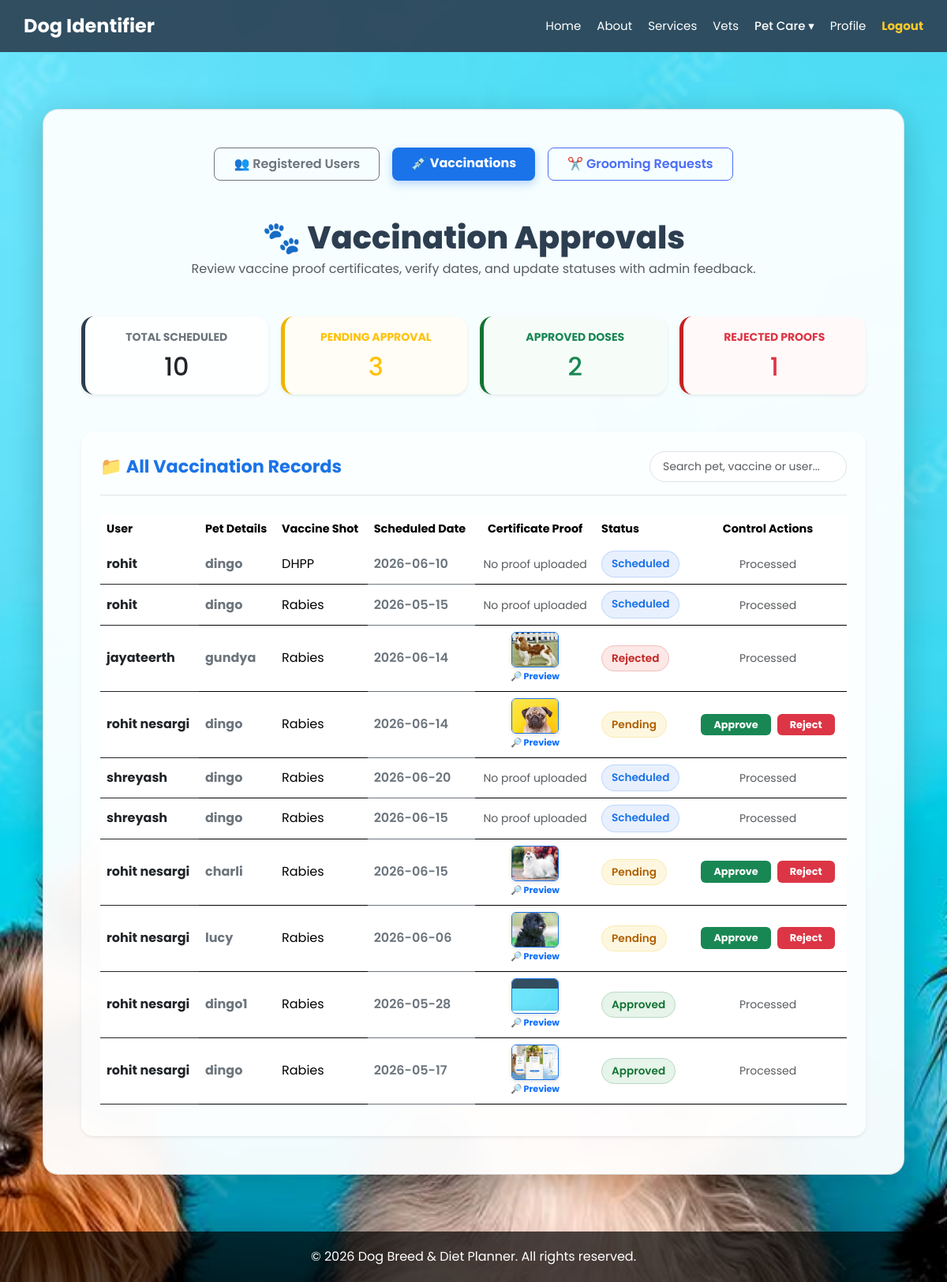
Screenshot of /admin/vaccinations (signed in) with the database file from the repository.
### tables this page shows
CREATE TABLE vaccinations (
            id INTEGER PRIMARY KEY AUTOINCREMENT,
            username TEXT NOT NULL,
            pet_name TEXT NOT NULL,
            vaccine_name TEXT NOT NULL,
            vaccination_date TEXT NOT NULL,
            status TEXT NOT NULL,
            proof_image TEXT,
            admin_remark TEXT,
            created_at TIMESTAMP DEFAULT CURRENT_TIMESTAMP
        );

### app.py (the view, shortened to what this page needs)
@app.route('/admin/vaccinations', methods=['GET', 'POST'])
def admin_vaccinations():
    if 'admin' not in session:
        return redirect(url_for('admin_login'))
    conn = get_db_connection()
    records = conn.execute('SELECT * FROM vaccinations ORDER BY created_at DESC').fetchall()
    total = len(records)
    pending = conn.execute("SELECT COUNT(*) FROM vaccinations WHERE status = 'Pending Approval'").fetchone()[0]
    approved = conn.execute("SELECT COUNT(*) FROM vaccinations WHERE status = 'Approved'").fetchone()[0]
    rejected = conn.execute("SELECT COUNT(*) FROM vaccinations WHERE status = 'Rejected'").fetchone()[0]
    conn.close()
    stats = {
        "total": total,
        "pending": pending,
        "approved": approved,
        "rejected": rejected
    }
    return render_template('admin_vaccinations.html', records=records, stats=stats)

### app.py (called while the page is built)
def get_db_connection():
    conn = sqlite3.connect(DATABASE_FILE)
    conn.row_factory = sqlite3.Row
    return conn

### templates/admin_vaccinations.html (shortened to what this page needs)
{% extends "base.html" %}
{% block content %}
<div class="container py-4">
    <div class="glass-card p-5 mx-auto w-100" style="max-width: 1150px; background: rgba(255, 255, 255, 0.95); border: 1.5px solid rgba(44, 62, 80, 0.15);">
        <div class="d-flex gap-3 justify-content-center mb-5 flex-wrap">
            <a href="{{ url_for('admin_dashboard') }}" class="btn btn-outline-secondary px-4 py-2 fw-semibold" style="border-radius: 8px;">👥 Registered Users</a>
            <a href="{{ url_for('admin_vaccinations') }}" class="btn btn-primary px-4 py-2 fw-bold" style="border-radius: 8px; background-color: #1a73e8; border: none; box-shadow: 0 4px 12px rgba(26, 115, 232, 0.3);">💉 Vaccinations</a>
            <a href="{{ url_for('admin_grooming') }}" class="btn btn-outline-primary px-4 py-2 fw-semibold" style="border-radius: 8px; border-color: #4a6cf7; color: #4a6cf7;">✂️ Grooming Requests</a>
        </div>
        <h1 class="admin-title text-center mb-1">🐾 Vaccination Approvals</h1>
        <p class="text-muted text-center mb-5">Review vaccine proof certificates, verify dates, and update statuses with admin feedback.</p>
        <div class="row g-3 mb-5">
            <div class="col-6 col-md-3">
                <div class="card stat-card shadow-sm text-center p-3" style="border-left: 5px solid #2c3e50 !important;">
                    <small class="text-secondary fw-bold">TOTAL SCHEDULED</small>
                    <h2 class="fw-extrabold text-dark mt-2 mb-0" style="font-size: 2rem;">{{ stats.total }}</h2>
                </div>
            </div>
            <div class="col-6 col-md-3">
                <div class="card stat-card shadow-sm text-center p-3" style="border-left: 5px solid #f0b400 !important; background: #fffdf5;">
                    <small class="text-warning fw-bold">PENDING APPROVAL</small>
                    <h2 class="fw-extrabold text-warning mt-2 mb-0" style="font-size: 2rem;">{{ stats.pending }}</h2>
                </div>
            </div>
            <div class="col-6 col-md-3">
                <div class="card stat-card shadow-sm text-center p-3" style="border-left: 5px solid #137333 !important; background: #f6fdf9;">
                    <small class="text-success fw-bold">APPROVED DOSES</small>
                    <h2 class="fw-extrabold text-success mt-2 mb-0" style="font-size: 2rem;">{{ stats.approved }}</h2>
                </div>
            </div>
            <div class="col-6 col-md-3">
                <div class="card stat-card shadow-sm text-center p-3" style="border-left: 5px solid #c5221f !important; background: #fffaf9;">
                    <small class="text-danger fw-bold">REJECTED PROOFS</small>
                    <h2 class="fw-extrabold text-danger mt-2 mb-0" style="font-size: 2rem;">{{ stats.rejected }}</h2>
                </div>
            </div>
        </div>
        <div class="card border-0 shadow-sm p-4" style="background: rgba(255, 255, 255, 0.7); border-radius: 15px;">
            <div class="d-flex justify-content-between align-items-center mb-4 border-bottom pb-3">
                <h3 class="fw-bold mb-0 text-primary-custom" style="font-size: 1.4rem;">📁 All Vaccination Records</h3>
                <div class="position-relative" style="max-width: 250px;">
                    <input type="text" id="adminSearch" onkeyup="filterAdminTable()" class="form-control form-control-sm py-2 px-3 shadow-none border" style="border-radius: 30px;" placeholder="Search pet, vaccine or user...">
                </div>
            </div>
            <div class="table-responsive">
                <table class="table table-hover align-middle border-0" id="adminVaccineTable">
                    <thead>
                        <tr class="text-secondary" style="font-size: 0.9rem;">
                            <th class="border-0">User</th>
                            <th class="border-0">Pet Details</th>
                            <th class="border-0">Vaccine Shot</th>
                            <th class="border-0">Scheduled Date</th>
                            <th class="border-0 text-center">Certificate Proof</th>
                            <th class="border-0">Status</th>
                            <th class="border-0 text-center" style="width: 200px;">Control Actions</th>
                        </tr>
                    </thead>
                    <tbody>
                        {% if records %}
                            {% for r in records %}
                            <tr class="admin-row">
                                <td class="fw-bold text-dark search-user">{{ r.username }}</td>
                                <td>
                                    <div class="fw-bold text-secondary search-pet">{{ r.pet_name }}</div>
                                </td>
                                <td class="search-vaccine">{{ r.vaccine_name }}</td>
                                <td class="fw-semibold text-secondary">{{ r.vaccination_date }}</td>
                                <td class="text-center">
                                    {% if r.proof_image %}
                                        <a href="/static/uploads/{{ r.proof_image }}" target="_blank" class="d-inline-block hover-scale" style="text-decoration: none;">
                                            <img src="/static/uploads/{{ r.proof_image }}" alt="Proof Image" style="width: 60px; height: 45px; object-fit: cover; border-radius: 6px; box-shadow: 0 2px 5px rgba(0,0,0,0.1); border: 1.5px solid #1a73e8;">
                                            <div class="text-primary fw-bold" style="font-size: 0.7rem; margin-top: 3px;">🔎 Preview</div>
                                        </a>
                                    {% else %}
                                        <span class="text-muted small">No proof uploaded</span>
                                    {% endif %}
                                </td>
                                <td>
                                    {% if r.status == 'Scheduled' %}
                                        <span class="badge-scheduled">Scheduled</span>
                                    {% elif r.status == 'Pending Approval' %}
                                        <span class="badge-pending">Pending</span>
                                    {% elif r.status == 'Approved' or r.status == 'Vaccinated' %}
                                        <span class="badge-approved">Approved</span>
                                    {% elif r.status == 'Rejected' %}
                                        <span class="badge-rejected">Rejected</span>
                                    {% endif %}
                                </td>
                                <td class="text-center">
                                    {% if r.status == 'Pending Approval' %}
                                        <div class="d-flex gap-2 justify-content-center">
                                            <button type="button" onclick="triggerDecision('{{ r.id }}', 'approve', '{{ r.pet_name }}', '{{ r.vaccine_name }}')" class="btn btn-sm btn-success py-1 px-3 text-white fw-bold hover-scale" style="font-size: 0.8rem; border-radius: 6px; border: none;">
                                                Approve
                                            </button>
                                            <button type="button" onclick="triggerDecision('{{ r.id }}', 'reject', '{{ r.pet_name }}', '{{ r.vaccine_name }}')" class="btn btn-sm btn-danger py-1 px-3 text-white fw-bold hover-scale" style="font-size: 0.8rem; border-radius: 6px; border: none;">
                                                Reject
                                            </button>
                                        </div>
                                    {% else %}
                                        <span class="text-muted small">Processed</span>
                                    {% endif %}
                                </td>
                            </tr>
                            {% endfor %}
                        {% endif %}
                    </tbody>
                </table>
            </div>
        </div>
    </div>
</div>
{% endblock %}

### templates/base.html (shortened to what this page needs)
<!DOCTYPE html>
<html lang="en">
<head>
    <link href="https://cdn.jsdelivr.net/npm/bootstrap@5.3.2/dist/css/bootstrap.min.css" rel="stylesheet">
    <link rel="stylesheet" href="{{ url_for('static', filename='style.css') }}">
</head>
<body>
    <nav class="navbar-custom">
        <a href="{{ url_for('index') }}" class="logo">Dog Identifier</a>
        <div class="nav-links" style="display: flex; align-items: center;">
            <a href="{{ url_for('index') }}">Home</a>
            <a href="{{ url_for('about') }}">About</a>
            <a href="{{ url_for('services') }}">Services</a>
            <a href="{{ url_for('vets') }}">Vets</a>
            {% if 'user' in session %}
                <div class="nav-item-dropdown">
                    <span class="dropdown-trigger">Pet Care ▾</span>
                </div>
            {% endif %}
            <a href="{{ url_for('profile') }}">Profile</a>
            {% if 'user' in session or 'admin' in session %}
                {% if 'admin' in session %}
                    <a href="{{ url_for('admin_logout') }}" style="color: #ffca2c; font-weight: bold;">Logout</a>
                {% else %}
                    <a href="{{ url_for('logout') }}" style="color: #ffca2c; font-weight: bold;">Logout</a>
                {% endif %}
            {% else %}
                <a href="{{ url_for('login') }}">Login</a>
            {% endif %}
        </div>
    </nav>
    <main class="container py-5 flex-grow-1">
        {% block content %}{% endblock %}
    </main>
    <footer class="footer">
        &copy; 2026 Dog Breed & Diet Planner. All rights reserved.
    </footer>
</body>
</html>

### static/style.css (style rules this page uses)
:root { --primary-color: #4a6cf7; --primary-hover: #2f54eb; --secondary-color: #ffc107; --secondary-hover: #ffca2c; --text-main: #2c3e50; --text-muted: #666; --bg-overlay: rgba(0, 0, 0, 0.4); --glass-bg: rgba(255, 255, 255, 0.85); --glass-border: rgba(255, 255, 255, 0.3); }
body { font-family: 'Poppins', sans-serif; background: url('/static/images/d1.jpeg') no-repeat center center fixed; background-size: cover; margin: 0; min-height: 100vh; display: flex; flex-direction: column; }
.navbar-custom { background: rgba(44, 62, 80, 0.9); backdrop-filter: blur(10px); padding: 15px 30px; display: flex; justify-content: space-between; align-items: center; position: sticky; top: 0; z-index: 1000; }
.navbar-custom .logo { color: white; font-size: 24px; font-weight: 700; text-decoration: none; }
.nav-links a { color: white; text-decoration: none; margin-left: 20px; font-size: 15px; display: inline-block; transition: transform 0.3s ease, color 0.3s ease; }
.glass-card { background: var(--glass-bg); backdrop-filter: blur(12px); box-shadow: 0 10px 40px rgba(0, 0, 0, 0.2); border: 1px solid var(--glass-border); border-radius: 20px; }
.nav-item-dropdown { position: relative; display: inline-block; }
.nav-item-dropdown .dropdown-trigger { color: white; text-decoration: none; margin-left: 20px; font-size: 15px; cursor: pointer; font-weight: 500; transition: color 0.3s; }
.badge-scheduled { background-color: #0d6efd; color: white; padding: 6px 12px; border-radius: 20px; font-weight: 500; font-size: 12px; display: inline-block; }
.footer { text-align: center; padding: 20px; background: rgba(0, 0, 0, 0.7); color: white; margin-top: auto; }

### templates/admin_vaccinations.html (style rules this page uses)
body { background: #eef2f7 url('/static/images/dog1.jpg') no-repeat center center fixed !important; background-size: cover !important; }
.admin-title { color: #2c3e50; font-weight: 800; }
.stat-card { border: none; border-radius: 16px; transition: transform 0.2s ease, box-shadow 0.2s ease; background: rgba(255,255,255,0.9); }
.text-primary-custom { color: #1a73e8 !important; }
.badge-scheduled { background-color: #e8f0fe; color: #1a73e8; font-weight: 600; padding: 6px 12px; border-radius: 20px; font-size: 0.85rem; border: 1px solid rgba(26, 115, 232, 0.2); }
.badge-pending { background-color: #fef7e0; color: #b06000; font-weight: 600; padding: 6px 12px; border-radius: 20px; font-size: 0.85rem; border: 1px solid rgba(240, 180, 0, 0.2); }
.badge-approved { background-color: #e6f4ea; color: #137333; font-weight: 600; padding: 6px 12px; border-radius: 20px; font-size: 0.85rem; border: 1px solid rgba(19, 115, 51, 0.2); }
.badge-rejected { background-color: #fce8e6; color: #c5221f; font-weight: 600; padding: 6px 12px; border-radius: 20px; font-size: 0.85rem; border: 1px solid rgba(197, 34, 31, 0.2); }
.hover-scale { transition: transform 0.2s ease; }

### rows the page displays
vaccinations: username "rohit", pet_name "dingo", vaccine_name "DHPP", vaccination_date "2026-06-10", shows "No proof uploaded", status "Scheduled"
vaccinations: username "rohit", pet_name "dingo", vaccine_name "Rabies", vaccination_date "2026-05-15", shows "No proof uploaded", status "Scheduled"
vaccinations: username "jayateerth", pet_name "gundya", vaccine_name "Rabies", vaccination_date "2026-06-14", proof_image (picture), status "Rejected"
vaccinations: username "rohit nesargi", pet_name "dingo", vaccine_name "Rabies", vaccination_date "2026-06-14", proof_image (picture), status "Pending"
vaccinations: username "shreyash", pet_name "dingo", vaccine_name "Rabies", vaccination_date "2026-06-20", shows "No proof uploaded", status "Scheduled"
vaccinations: username "shreyash", pet_name "dingo", vaccine_name "Rabies", vaccination_date "2026-06-15", shows "No proof uploaded", status "Scheduled"
vaccinations: username "rohit nesargi", pet_name "charli", vaccine_name "Rabies", vaccination_date "2026-06-15", proof_image (picture), status "Pending"
vaccinations: username "rohit nesargi", pet_name "lucy", vaccine_name "Rabies", vaccination_date "2026-06-06", proof_image (picture), status "Pending"
vaccinations: username "rohit nesargi", pet_name "dingo1", vaccine_name "Rabies", vaccination_date "2026-05-28", proof_image (picture), status "Approved"
vaccinations: username "rohit nesargi", pet_name "dingo", vaccine_name "Rabies", vaccination_date "2026-05-17", proof_image (picture), status "Approved"

### other values shown
{{ stats.total }} "10"
{{ stats.pending }} "3"
{{ stats.approved }} "2"
{{ stats.rejected }} "1"
